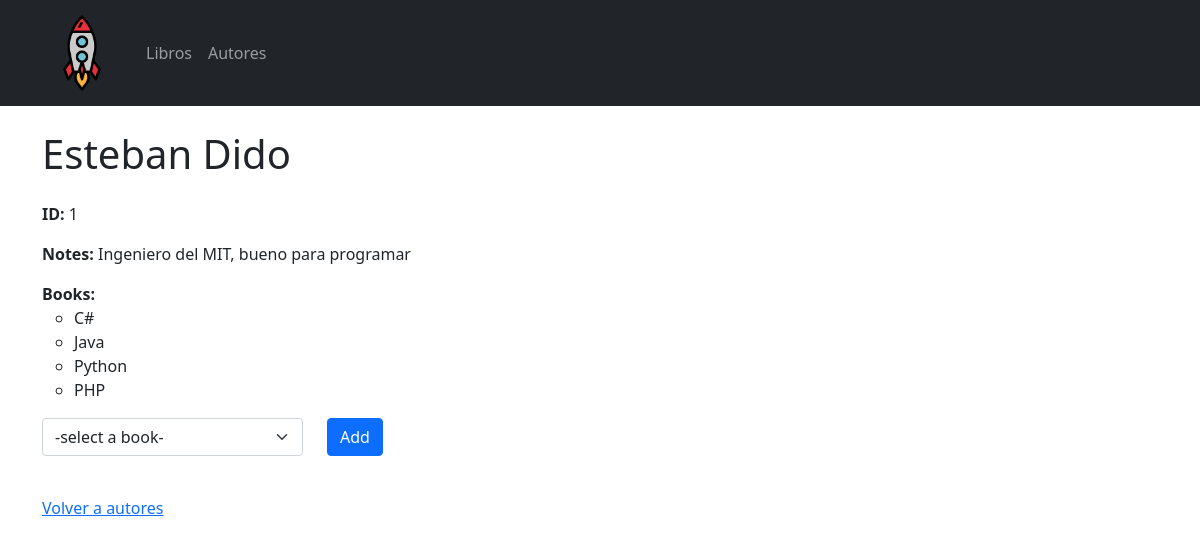
Screenshot of /authors/1 with the database file from the repository.
### books_authors_app/models.py (models this page shows, shortened)
class Author(models.Model):
    first_name = models.CharField(max_length=45)
    last_name = models.CharField(max_length=45)
    notes = models.TextField(null=True, blank=True)
    books = models.ManyToManyField(Book, related_name="authors" )
    created_at = models.DateTimeField(auto_now_add=True)
    updated_at = models.DateTimeField(auto_now=True)

class Book(models.Model):
    title = models.CharField(max_length=255)
    desc = models.TextField()
    created_at = models.DateTimeField(auto_now_add=True)
    updated_at = models.DateTimeField(auto_now=True)

### books_authors_app/views.py (the view)
# urls.py: path('authors/<author_id>', views.info_author, name='info_author'),
def info_author(request, author_id):
    author = Author.objects.get(id=author_id)
    books_author = author.books.all()
    no_books_author = Book.objects.all().exclude(id__in = books_author)
    context = {
        'author':author,
        'books_author':books_author,
        'no_books_author':no_books_author,
    }
    return render(request, "books_authors_app/info_author.html", context)

### books_authors_app/templates/books_authors_app/info_author.html (shortened to what this page needs)
{% extends "books_authors_app/base.html" %}
{% block content %}
<div class="container mt-4">
    <h1 class="title mb-4">{{author.first_name}} {{author.last_name}}</h1>
    <ul class="list-unstyled">
        <li class="my-3 fw-bold">ID: <span class="fw-normal">{{author.id}}</span></li>
        <li class="my-3 fw-bold">Notes: <span class="fw-normal">{{author.notes}}</span></li>
        <li class="my-3 fw-bold">Books:
            <ul class="fw-normal">
                {% for book in books_author %}
                    <li>{{book.title}}</li>
                {% endfor %}
            </ul>
        </li>
    </ul>
    <div class="row g-3">
        <form action="/authors/{{author.id}}/addbook" method="POST">
            <div class="row">
                <div class="col-md-3 mb-3">
                    <select class="form-select" name="books" id="books">
                        <option select>-select a book-</option>
                    </select>
                </div>
                <div class="col-md-3 mb-3">
                    <input class="btn btn-primary" type="submit" value="Add">
                </div>
            </div>
        </form>
    </div>
    <div class="row mt-4">
        <a href="{% url 'authors' %}">Volver a autores</a>
    </div>
</div>
{% endblock %}

### rows the page displays
Author: first_name "Esteban", last_name "Dido", id "1", notes "Ingeniero del MIT, bueno para programar"
Book: title "C#"
Book: title "Java"
Book: title "Python"
Book: title "PHP"
